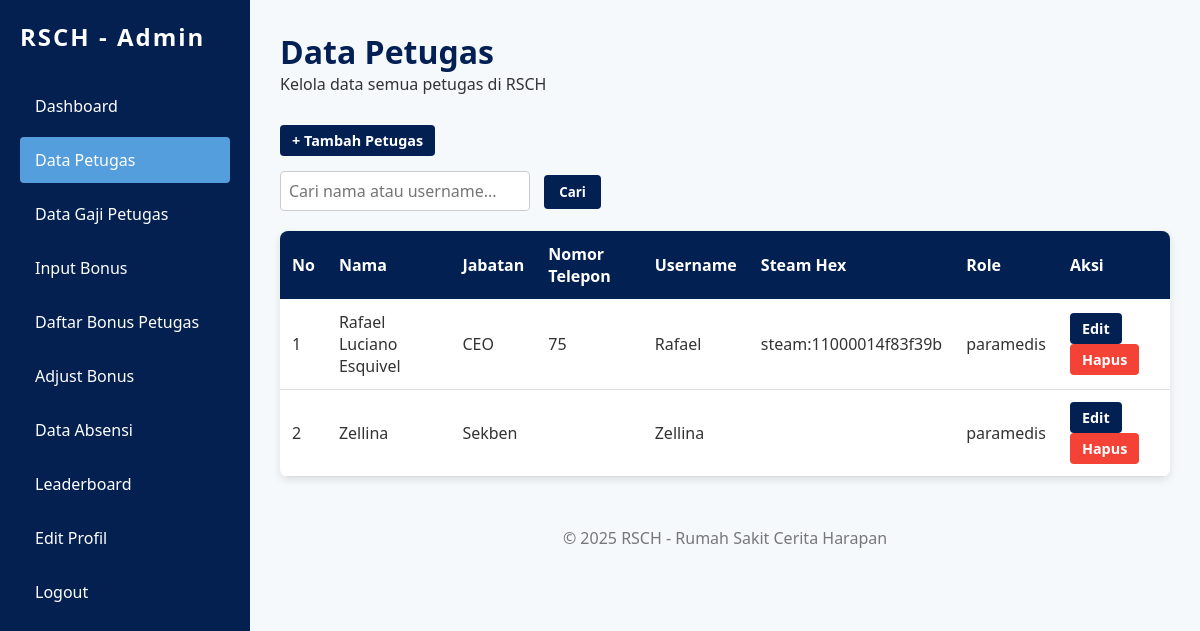
/db_rsch/admin/petugas.php (signed in), run on the app's committed database.
### tables this page shows
CREATE TABLE `users` (
  `id` int(11) NOT NULL,
  `username` varchar(50) NOT NULL,
  `password` varchar(255) NOT NULL,
  `nama` varchar(50) NOT NULL,
  `jabatan` varchar(50) NOT NULL,
  `role` enum('admin','paramedis','superuser') NOT NULL,
  `no_telepon` varchar(20) DEFAULT NULL,
  `steam_hex` varchar(50) DEFAULT NULL,
  `created_at` timestamp NOT NULL DEFAULT current_timestamp(),
  `id_petugas` varchar(10) NOT NULL
);

### db_rsch/admin/petugas.php (the view, shortened to what this page needs)
<?php
include '../includes/koneksi.php';
$keyword = '';
if (isset($_GET['cari']) && !empty(trim($_GET['cari']))) {
    $keyword = trim($_GET['cari']);
    $query = "SELECT id, nama, Jabatan, no_telepon, username, steam_hex, role FROM users
              WHERE role != 'admin' AND
              (nama LIKE ? OR username LIKE ?)
              ORDER BY id ASC";
    $stmt = $koneksi->prepare($query);
    $likeKeyword = "%$keyword%";
    $stmt->bind_param("ss", $likeKeyword, $likeKeyword);
    $stmt->execute();
    $result = $stmt->get_result();
} else {
    $query = "SELECT id, nama, Jabatan, no_telepon, username, steam_hex, role FROM users WHERE role != 'admin' ORDER BY id ASC";
    $result = mysqli_query($koneksi, $query);
}
$petugasList = [];
if ($result) {
    while ($row = $result->fetch_assoc()) {
        $petugasList[] = $row;
    }
} else {
    die("Query error: " . $koneksi->error);
}
?>
<!DOCTYPE html>
<html lang="id">
<head>
</head>
<body>
<div class="sidebar">
  <h2>RSCH - Admin</h2>
  <nav>
    <a href="dashboard.php">Dashboard</a>
        <a href="petugas.php"class="active">Data Petugas</a>
        <a href="gaji.php">Data Gaji Petugas</a>
        <a href="input_bonus.php">Input Bonus</a>
        <a href="daftar_bonus.php">Daftar Bonus Petugas</a>
        <a href="pengaturan_bonus.php">Adjust Bonus</a>
        <a href="absensi.php">Data Absensi</a>
        <a href="leaderboard.php">Leaderboard</a>
        <a href="profile.php">Edit Profil</a>
        <a href="../logout.php">Logout</a>
  </nav>
</div>
<div class="main-content">
  <header>
    <h1>Data Petugas</h1>
    <p>Kelola data semua petugas di RSCH</p>
  </header>
  <section>
    <a href="tambah_petugas.php" class="btn btn-edit" style="margin-bottom:15px; display:inline-block;">+ Tambah Petugas</a>
    <form method="GET" class="search-form">
      <input type="text" name="cari" placeholder="Cari nama atau username..." value="<?= htmlspecialchars($keyword) ?>" />
      <button type="submit">Cari</button>
    </form>
    <table>
      <thead>
        <tr>
          <th>No</th>
          <th>Nama</th>
          <th>Jabatan</th>
          <th>Nomor Telepon</th>
          <th>Username</th>
          <th>Steam Hex</th>
          <th>Role</th>
          <th>Aksi</th>
        </tr>
      </thead>
      <tbody>
        <?php if (empty($petugasList)): ?>
          <tr><td colspan="8" style="text-align:center; padding:20px;">Belum ada data petugas.</td></tr>
        <?php else: ?>
          <?php foreach ($petugasList as $index => $petugas): ?>
            <tr>
              <td><?= $index + 1 ?></td>
              <td><?= htmlspecialchars($petugas['nama']) ?></td>
              <td><?= htmlspecialchars($petugas['Jabatan']) ?></td>
              <td><?= htmlspecialchars($petugas['no_telepon']) ?></td>
              <td><?= htmlspecialchars($petugas['username']) ?></td>
              <td><?= htmlspecialchars($petugas['steam_hex']) ?></td>
              <td><?= htmlspecialchars($petugas['role']) ?></td>
              <td>
                <a href="edit_petugas.php?id=<?= $petugas['id'] ?>" class="btn btn-edit">Edit</a>
                <a href="hapus_petugas.php?id=<?= $petugas['id'] ?>" onclick="return confirm('Yakin hapus petugas ini?')" class="btn btn-delete">Hapus</a>
              </td>
            </tr>
          <?php endforeach; ?>
        <?php endif; ?>
      </tbody>
    </table>
  </section>
  <footer>
    &copy; 2025 RSCH - Rumah Sakit Cerita Harapan
  </footer>
</div>
</body>
</html>

### db_rsch/admin/petugas.php (style rules this page uses)
* { box-sizing: border-box; margin: 0; padding: 0; font-family: 'Segoe UI', Tahoma, Geneva, Verdana, sans-serif; }
body { background: #f5f9fc; color: #333; }
.sidebar { width: 250px; background-color: rgb(3, 32, 81); height: 100vh; position: fixed; top: 0; left: 0; padding: 20px; color: white; }
.sidebar h2 { margin-bottom: 30px; font-weight: 700; font-size: 24px; letter-spacing: 2px; }
.sidebar nav a { display: block; color: white; padding: 12px 15px; text-decoration: none; margin-bottom: 8px; border-radius: 4px; transition: background 0.3s; }
.sidebar nav a:hover, .sidebar nav a.active { background-color: rgb(85, 158, 221); }
.main-content { margin-left: 250px; padding: 30px; }
header { margin-bottom: 30px; }
header h1 { color: rgb(3, 32, 84); font-weight: 700; }
table { width: 100%; border-collapse: collapse; background: white; border-radius: 8px; overflow: hidden; box-shadow: 0 3px 8px rgb(0 0 0 / 0.1); }
thead { background-color: rgb(3, 32, 82); color: white; }
thead th { padding: 12px; text-align: left; }
tbody td { padding: 12px; border-bottom: 1px solid #ddd; }
.btn { padding: 6px 12px; border: none; border-radius: 4px; cursor: pointer; font-weight: 600; font-size: 0.9rem; text-decoration: none; display: inline-block; }
.btn-edit { background-color: rgb(3, 32, 82); color: white; }
.btn-delete { background-color: #f44336; color: white; }
footer { margin-top: 50px; text-align: center; color: #777; }
form.search-form { margin-bottom: 20px; }
form.search-form input[type="text"] { padding: 8px; width: 250px; border-radius: 4px; border: 1px solid #ccc; font-size: 1rem; }
form.search-form button { padding: 8px 15px; background-color: rgb(3, 32, 82); color: white; border: none; border-radius: 4px; cursor: pointer; font-weight: 600; margin-left: 10px; }

### data on the page
users: nama "Rafael Luciano Esquivel", jabatan "CEO", no_telepon "75", username "Rafael", steam_hex "steam:11000014f83f39b", role "paramedis"
users: nama "Zellina", jabatan "Sekben", username "Zellina", role "paramedis"
